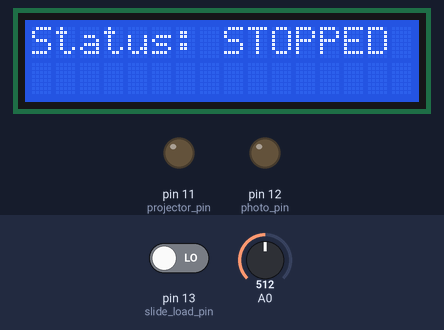
A sketch run on a simulated Arduino Uno, built with avr-gcc and run on an emulated ATmega328P. Parts: 16×2 character LCD, output pins drawn as LEDs (lit = HIGH). The inputs (shaded band) are chosen by the test bench; at power-on: A0 = 512, pin 13 (slide_load_pin) LOW.

Above: at 1.2 s.
1.3 s: A0 set to 213
2.8 s: A0 set to 181
At 3.9 s:
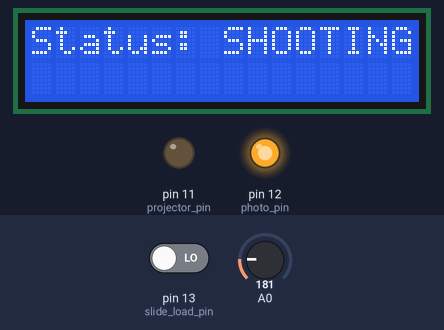
At 5.2 s:
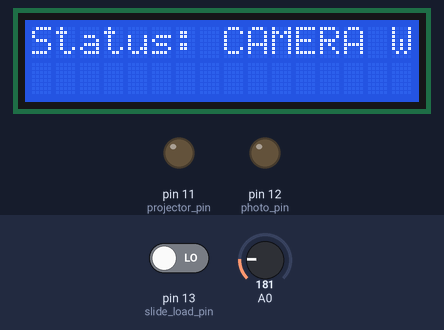
Timing chart, 0 to 11.6 s (numbered marks = the images above; inputs shaded):
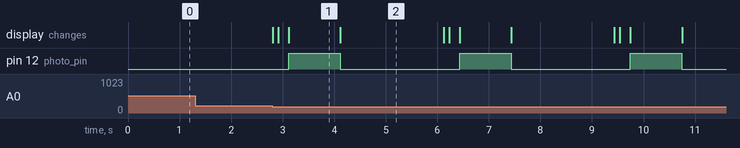

Measured:
- the behaviour switches between 195 and 194 on A0 (found by bisection; images 0 and 1)
- after the input at 1.3 s, every drawn part: stays the same
- after the input at 2.8 s, pin 12 (photo_pin): alternates HIGH for 1.0 s and LOW for 2.3 s, starting after 0.32 s; the display: first changes at once (image 1 shows a later state)
- what the display in image 1 shows lasts 1.0 s, from 3.1 s to 4.1 s

The sketch:

Dave_slide_scanner.ino
```cpp
#include <Arduino.h>
#include "Debounce.h"
#include <LiquidCrystal.h>


// LCD initialization
LiquidCrystal lcd(8, 9, 4, 5, 6, 7);

// Define button values
int lcd_key = 0;
int adc_key_in = 0;

#define btnStart 0
#define btnStop 1
#define btnStep 2
#define btnNone 3

// Pins for projector, photo, and slide loading
static const uint8_t projector_pin = 11;
static const uint8_t photo_pin = 12;
static const int slide_load_pin = 13;


// Debounce for slide loaded input
static Debounce slideLoadedInput(slide_load_pin, 0, 20);

// Enum to represent different states of the scanner
enum ScannerStates {
  STOPPED,
  LOADING_SLIDE,
  STEP,
};

// Initialize scanner state to STOPPED
ScannerStates scannerState = STOPPED;

// Function to print to the LCD screen
void printToLCD(const char *text, int line) {
  char buf[17];
  snprintf(buf, sizeof(buf), "%-16.16s", text);
  lcd.setCursor(0, line);
  lcd.print(buf);
}


// Function to read the button input
int get_button() {
  adc_key_in = analogRead(0);

  // Analog thresholds to determine the pressed button
  if (adc_key_in > 1000)
    return btnNone;
  if (adc_key_in < 50)
    return btnNone;
  if (adc_key_in < 195)
    return btnStart;
  if (adc_key_in < 380)
    return btnStop;
  if (adc_key_in < 555)
    return btnNone;
  if (adc_key_in < 790)
    return btnStep;

  return btnNone;
}

// Arduino setup function
void setup() {
  // Initialize pin modes and set them to low
  pinMode(projector_pin, OUTPUT);
  pinMode(photo_pin, OUTPUT);
  pinMode(slide_load_pin, INPUT);
  digitalWrite(projector_pin, LOW);
  digitalWrite(photo_pin, LOW);

  // Initialize LCD
  lcd.begin(16, 2);
  lcd.setCursor(0, 0);
}

// Arduino main loop
void loop() {
  int btn = get_button();
  bool shouldBreak = false;  // Set the flag to exit the while loop and switch case

  switch (scannerState) {
    case STOPPED:
      // Display STOPPED status and transition to LOADING_SLIDE state when Start button is pressed
      printToLCD("Status: STOPPED", 0);
      if (btn == btnStart) {
        scannerState = LOADING_SLIDE;
      }
      if (btn == btnStep) {
        scannerState = STEP;
      }
      break;
    case STEP:
      printToLCD("Status: STEPPING", 0);
      digitalWrite(projector_pin, HIGH);
      delay(5);
      digitalWrite(projector_pin, LOW);
      scannerState = STOPPED;
      delay(200);
      break;


    case LOADING_SLIDE:
      printToLCD("Status: LOADING", 0);
      digitalWrite(projector_pin, HIGH);
      delay(5);
      digitalWrite(projector_pin, LOW);

      delay(100);  // time so the previous slide get unloaded

      printToLCD("Status: WAITING", 0);
      int count = 1;
      while (!slideLoadedInput.read()) {
        delay(10);
        char btnText[17];
        snprintf(btnText, sizeof(btnText), "Time passed: %d", count);
        printToLCD(btnText, 1);
        count += 1;
        if (count > 80) {
          scannerState = STOPPED;
          shouldBreak = true;  // Set the flag to exit the while loop and switch case
          snprintf(btnText, sizeof(btnText), "");
          printToLCD(btnText, 1);
          break;
        }
      }

      if (!shouldBreak) {
        delay(200);  // delay so the slide settles

        // Take the photo (delay is how long to have the shutter open to focus)
        printToLCD("Status: SHOOTING", 0);
        digitalWrite(photo_pin, HIGH);
        delay(1000);
        digitalWrite(photo_pin, LOW);

        // wait for the photo to be taken
        printToLCD("Status: CAMERA WAIT", 0);
        delay(2000);
      }
  }
}
```

Debounce.cpp
```cpp
#include "Arduino.h"
#include "Debounce.h"

Debounce::Debounce(uint8_t pin, uint8_t polarity, uint8_t delayTime)
{
    _pin = pin;
    _dbDelay = delayTime;
    _polarity = polarity;
    pinMode(_pin, INPUT_PULLUP);
    _dbDelayTime = millis(); // Initialize debounce time
}
Debounce::~Debounce()
{
}

bool Debounce::read()
{
    // Get the current state and time
    uint8_t reading = digitalRead(_pin);

    // if the state changed due to noise
    if (reading != _lastState)
    {
        _lastState = reading;
        _dbDelayTime = millis(); // Update debounce time
    }

    if (millis() - _dbDelayTime > _dbDelay)
    {
        _state = _lastState;

        if (_state == _polarity)
        {
            return true;
        }
    }
    return false;
}
```

Debounce.h
```cpp
#ifndef Debounce_h
#define Debounce_h

#include "Arduino.h"

class Debounce
{
public:
  Debounce(uint8_t pin, uint8_t polarity, uint8_t delayTime = 20);
  ~Debounce();
  bool read();

private:
  uint8_t _pin;         // The pin for this input
  uint8_t _dbDelayTime; // Debounce delay time

  unsigned long _dbDelay; // The last time the pin was toggled

  uint8_t _state;     // The current state of the pin
  uint8_t _lastState; // the last state of the pin
  uint8_t _polarity;
};

#endif
```

Trigger.cpp
```cpp
#include "Trigger.h"

Trigger::Trigger()
{
    triggered_ = false;
    stop_ = true;
}

bool Trigger::was_triggered()
{
    if (triggered_)
    {
        reset();
        return true;
    }
    return false;
}

void Trigger::update()
{
    if (stop_)
    {
        return;
    }

    if ((long)(millis() - timeout_) >= 0)
    {
        triggered_ = true;
    }
}

void Trigger::reset()
{
    triggered_ = false;
    stop_ = true;
    timeout_ = 0; // or any value that indicates the timeout is not set
}

void Trigger::trigger(uint16_t delay)
{
    reset();
    timeout_ = millis() + delay;
    triggered_ = false;
    stop_ = false;
}
```

Trigger.h
```cpp
#ifndef _TRIGGER_h
#define _TRIGGER_h

#include "Arduino.h"

class Trigger
{
public:
  Trigger();
  void trigger(uint16_t delay);
  void update();
  void reset();
  bool was_triggered();

private:
  unsigned long timeout_;
  bool triggered_;
  bool stop_;
};

#endif
```
